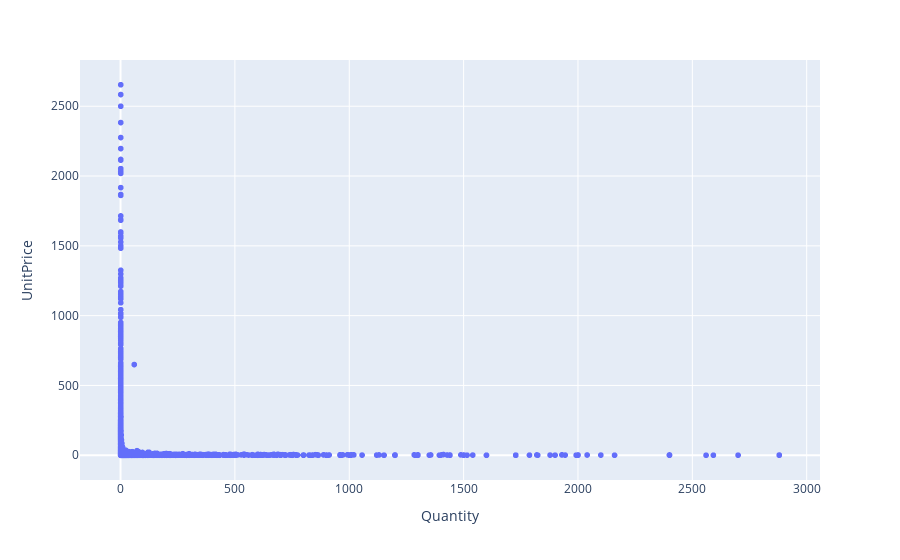

Notebook code for this chart:
### Code cell
dataframe.drop_duplicates(inplace=True)
dataframe = dataframe[(dataframe < 3000).all(axis=1)]
dataframe = dataframe[(dataframe >= 0).all(axis=1)]

fig = px.scatter(dataframe, x='Quantity', y='UnitPrice')
fig.show()

### Figure 1 — Plotly figure (JSON) as saved in the notebook; plotly's stock layout.template omitted (floating-point values rounded to 4 significant figures; data arrays with more than 128 entries replaced by an {"elided": "..."} marker saying what was removed)
{"data": [{"hovertemplate": "Quantity=%{x}<br>UnitPrice=%{y}<extra></extra>", "legendgroup": "", "marker": {"color": "#636efa", "symbol": "circle"}, "mode": "markers", "name": "", "showlegend": false, "type": "scattergl", "x": {"elided": "6557 int values"}, "xaxis": "x", "y": {"elided": "6557 float values"}, "yaxis": "y"}], "layout": {"legend": {"tracegroupgap": 0}, "margin": {"t": 60}, "xaxis": {"anchor": "y", "domain": [0, 1], "title": {"text": "Quantity"}}, "yaxis": {"anchor": "x", "domain": [0, 1], "title": {"text": "UnitPrice"}}}}
